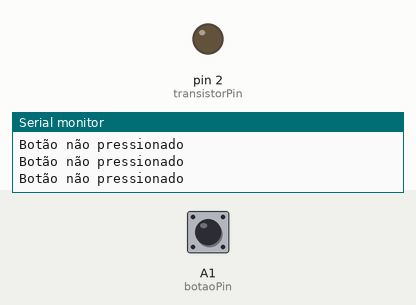
Bench run of a sketch on a simulated Arduino Uno, built with avr-gcc and run on an emulated ATmega328P. On the bench: output pins drawn as LEDs (lit = HIGH), the last lines printed to the serial monitor. Dashed ring = blinking. The inputs (shaded band) are chosen by the test bench; at power-on: A1 (botaoPin) LOW.

Above: at 1.2 s.
1.3 s: A1 (botaoPin) pulled HIGH for 0.15 s
At 1.39 s:
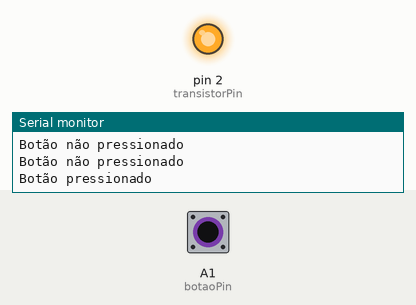
2.9 s: A1 (botaoPin) pulled HIGH for 0.15 s
At 3.6 s:
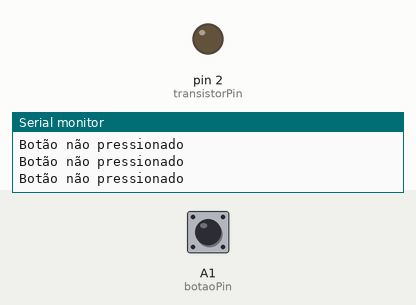
6.0 s: A1 (botaoPin) pulled HIGH for 1 s
At 6.6 s:
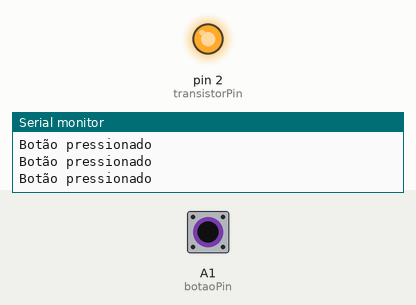
10.0 s: A1 (botaoPin) pulsed HIGH 2 times (0.12 s each, 0.3 s apart)
At 10.36 s:
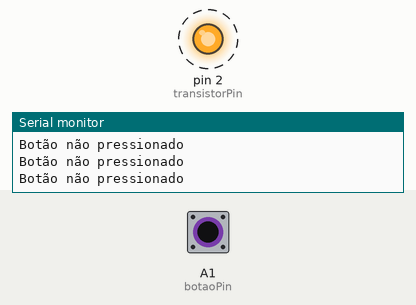
13.6 s: A1 (botaoPin) driven HIGH
At 14.6 s:
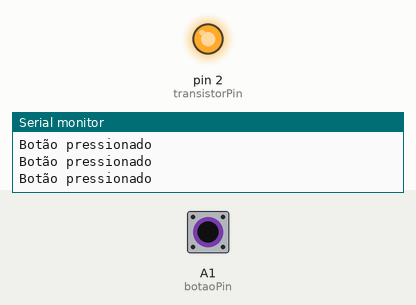
16.6 s: A1 (botaoPin) driven LOW
At 17.0 s:
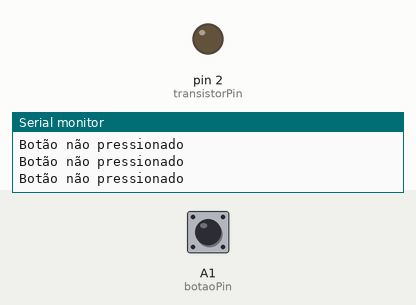
Timing chart, 0 to 19.6 s (numbered marks = the images above; inputs shaded):
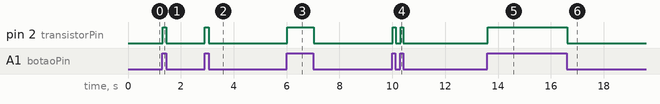

The sketch:

lab11.ino
```cpp
// C++ CODE
//

const int transistorPin = 2;
const int botaoPin = A1;

void setup()
{
    Serial.begin(9600);
    pinMode(transistorPin, OUTPUT);
    pinMode(botaoPin, INPUT);
}

void loop()
{
    int estadoBotao = digitalRead(botaoPin);

    if (estadoBotao == HIGH)
    {
        digitalWrite(transistorPin, HIGH);
        Serial.println("Botão pressionado");
    }
    else
    {
        digitalWrite(transistorPin, LOW);
        Serial.println("Botão não pressionado");
    }
}
```

Measured:
- after the input at 1.3 s, pin 2 (transistorPin): LOW → HIGH at once, → LOW 0.15 s later
- after the input at 2.9 s, pin 2 (transistorPin): LOW → HIGH at once, → LOW 0.15 s later
- after the input at 6.0 s, pin 2 (transistorPin): LOW → HIGH at once, → LOW 1.0 s later
- after the input at 10.0 s, pin 2 (transistorPin): alternates HIGH for 0.11 s and LOW for 0.18 s, 4 changes in all, then stays LOW, starting at once
- after the input at 13.6 s, pin 2 (transistorPin): LOW → HIGH at once
- after the input at 16.6 s, pin 2 (transistorPin): HIGH → LOW at once
